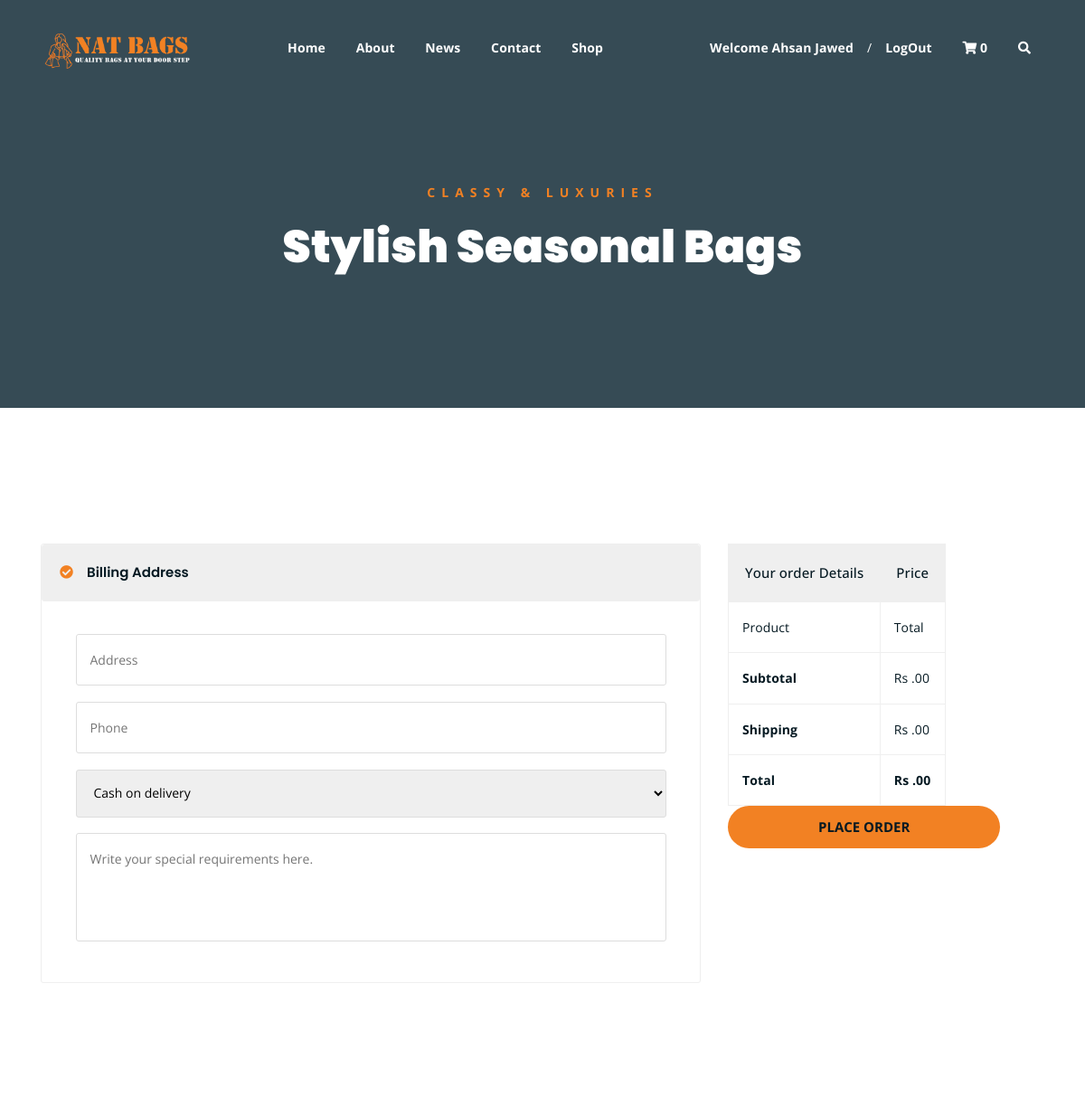
The app's page /checkout/ (signed in, upper part), older data.
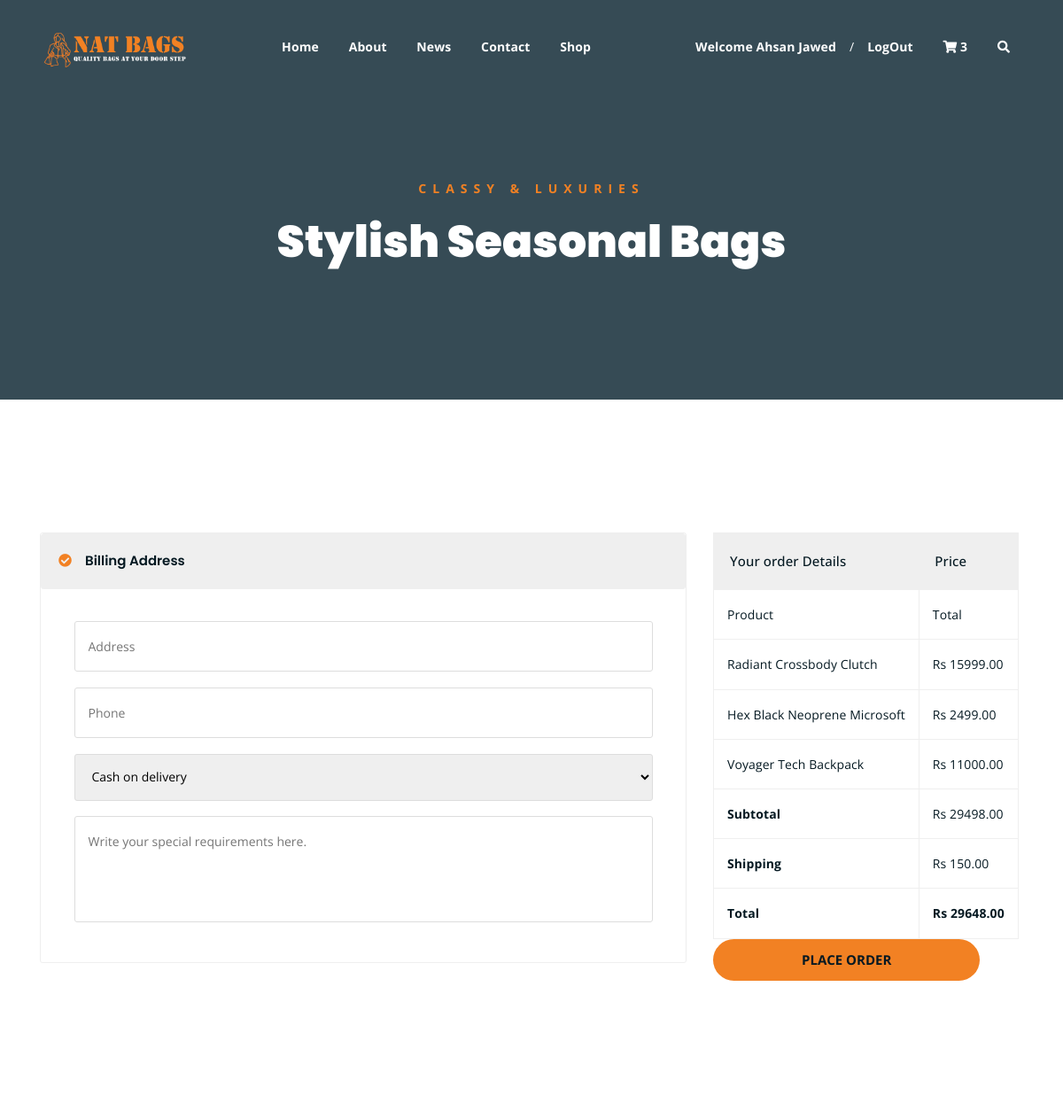
The same page, newer data.
### Shop/models.py (models this page shows, shortened)
class cartItems(models.Model):
    cartF=models.ForeignKey(cart,on_delete=models.CASCADE,related_name='cart_items')
    productF=models.ForeignKey(product,on_delete=models.SET_NULL,null=True)
    quantity = models.IntegerField(default=1)
    def get_product_price(self):
        product_price=self.productF.product_price
        qty=self.quantity
        global total_price;
        total_price= product_price * qty
        return total_price

class product(models.Model):
    product_name=models.CharField(max_length=50)
    product_price=models.IntegerField(default=0)
    product_image=models.ImageField(upload_to='products',default='')
    product_material=models.CharField(max_length=50,default='')
    product_details=models.TextField(max_length=1500)
    product_rating=models.IntegerField(default=0)
    product_quantity=models.IntegerField(default=0)
    product_catagory=models.ForeignKey(catagory, on_delete=models.CASCADE, null=False, default='')

class cart(models.Model):
    Customer=models.ForeignKey(Customer,on_delete=models.CASCADE,related_name='cart')
    is_paid=models.BooleanField(default=False)
    delivery_price=150
    def get_cart_subtotal(self):
            cart_items = self.cart_items.all()  # Assuming you have a related_name set for the cart_items ForeignKey
            subtotal_price = []
            for ci in cart_items:
                subtotal_price.append(ci.get_product_price())
            return sum(subtotal_price)
    def get_total(self):
        subtotal=self.get_cart_subtotal()
        total=subtotal + self.delivery_price
        return (total)

### natBags/views.py (the view)
# urls.py: path('checkout/', views.checkout, name='checkout'),
def checkout(request):
    customer_id = request.session.get('customer_id')
    if customer_id:
        try:
            cartObj = cart.objects.filter(Customer=customer_id, is_paid=False).first()
            if cartObj:
                cartID = cartObj.id
                cartItemCount = cartItems.objects.filter(cartF=cartID).count()
                cartItemData = cartItems.objects.filter(cartF=cartID)
                data = {
                    'cartItem': cartItemData,
                    'cart': cartObj,
                    'cartItemCount': cartItemCount
                }
                return render(request, 'checkout.html', data)
            else:
                return render(request, 'checkout.html', {'cartItem': [], 'cart': None, 'cartItemCount': 0})
        except cart.DoesNotExist:
            return render(request, 'checkout.html', {'cartItem': [], 'cart': None, 'cartItemCount': 0})
    else:
        return render(request, 'index.html', {'cartItem': [], 'cart': None, 'cartItemCount': 0})

### templates/checkout.html (shortened to what this page needs)
{% extends 'base.html' %}
{% block content %}
<div class="breadcrumb-section breadcrumb-bg">
	<div class="container">
		<div class="row">
			<div class="col-lg-8 offset-lg-2 text-center">
				<div class="breadcrumb-text">
					<p>Classy & Luxuries</p>
					<h1>Stylish Seasonal Bags</h1>
				</div>
			</div>
		</div>
	</div>
</div>
<div class="checkout-section mt-150 mb-150">
	<div class="container">
		<div class="row">
			<div class="col-lg-8">
				<div class="checkout-accordion-wrap">
					<div class="accordion" id="accordionExample">
						<div class="card single-accordion">
							<div class="card-header" id="headingOne">
								<h5 class="mb-0">
									<button class="btn btn-link" type="button" data-toggle="collapse"
										data-target="#collapseOne" aria-expanded="true" aria-controls="collapseOne">
										Billing Address
									</button>
								</h5>
							</div>
							<div class="card-body">
								<div class="billing-address-form">
									<form action="/order/" method="post">
										<p><input type="text" placeholder="Address" name="address" required></p>
										<p><input type="tel" placeholder="Phone" name="phone" max="11" required></p>
										<p><select name="payment" id="payment" aria-placeholder="Choose">
												<option value="cash On Delivery" selected name="cashOnDelivery">Cash on delivery</option>
											</select></p>
										<p><textarea name="special" id="special" cols="30" rows="8"
												placeholder="Write your special requirements here."></textarea></p>
								</div>
							</div>
						</div>
					</div>
				</div>
			</div>
			<div class="col-lg-4">
				<div class="order-details-wrap">
					<table class="order-details">
						<thead>
							<tr>
								<th>Your order Details</th>
								<th>Price</th>
							</tr>
						</thead>
						<tbody class="order-details-body">
							<tr>
								<td>Product</td>
								<td>Total</td>
							</tr>
							{% for c in cartItem %}
							<tr>
								<td>{{c.productF.product_name}}</td>
								<td>Rs {{c.get_product_price}}.00</td>
							</tr>
							{% endfor %}
						</tbody>
						<tbody class="checkout-details">
							<tr>
								<td><b>Subtotal</b></td>
								<td>Rs {{ cart.get_cart_subtotal }}.00</td>
							</tr>
							<tr>
								<td><b>Shipping</b></td>
								<td>Rs {{ cart.delivery_price }}.00</td>
							</tr>
							<tr>
								<td><b>Total</b></td>
								<td><b>Rs {{ cart.get_total }}.00</b></td>
							</tr>
						</tbody>
					</table>
					<input type="submit" href="#" class="boxed-btn" value="Place Order"></input>
				</div>
			</div>
		</div>
	</div>
</div>
{% endblock %}

Row changes from the older to the newer data that the page shows:
added cartItems: productF.product_name "Radiant Crossbody Clutch", get_product_price "15999"
added cartItems: productF.product_name "Hex Black Neoprene Microsoft", get_product_price "2499"
added cartItems: productF.product_name "Voyager Tech Backpack", get_product_price "11000"
added cart: get_cart_subtotal "29498", delivery_price "150", get_total "29648"
Text that changed along with them:
{{ cartItemCount | default:"0" }}: "0" → "3"
